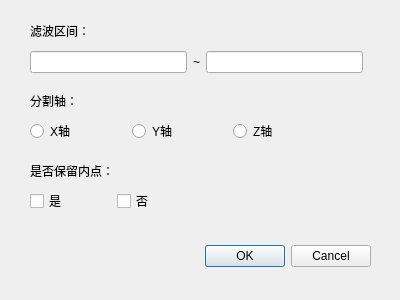
<?xml version="1.0" encoding="UTF-8"?>
<ui version="4.0">
 <class>Filter_pt</class>
 <widget class="QDialog" name="Filter_pt">
  <property name="geometry">
   <rect>
    <x>0</x>
    <y>0</y>
    <width>400</width>
    <height>300</height>
   </rect>
  </property>
  <property name="windowTitle">
   <string>直通滤波_参数</string>
  </property>
  <property name="windowIcon">
   <iconset resource="Icons.qrc">
    <normaloff>:/logo.ico</normaloff>:/logo.ico</iconset>
  </property>
  <widget class="QDialogButtonBox" name="buttonBox">
   <property name="geometry">
    <rect>
     <x>30</x>
     <y>240</y>
     <width>341</width>
     <height>32</height>
    </rect>
   </property>
   <property name="orientation">
    <enum>Qt::Horizontal</enum>
   </property>
   <property name="standardButtons">
    <set>QDialogButtonBox::Cancel|QDialogButtonBox::Ok</set>
   </property>
  </widget>
  <widget class="QLabel" name="label">
   <property name="geometry">
    <rect>
     <x>30</x>
     <y>20</y>
     <width>101</width>
     <height>21</height>
    </rect>
   </property>
   <property name="text">
    <string>滤波区间：</string>
   </property>
  </widget>
  <widget class="QLabel" name="label_2">
   <property name="geometry">
    <rect>
     <x>30</x>
     <y>90</y>
     <width>171</width>
     <height>21</height>
    </rect>
   </property>
   <property name="text">
    <string>分割轴：</string>
   </property>
  </widget>
  <widget class="QLabel" name="label_3">
   <property name="geometry">
    <rect>
     <x>30</x>
     <y>160</y>
     <width>121</width>
     <height>21</height>
    </rect>
   </property>
   <property name="text">
    <string>是否保留内点：</string>
   </property>
  </widget>
  <widget class="QWidget" name="layoutWidget">
   <property name="geometry">
    <rect>
     <x>30</x>
     <y>50</y>
     <width>333</width>
     <height>24</height>
    </rect>
   </property>
   <layout class="QHBoxLayout" name="horizontalLayout">
    <item>
     <widget class="QLineEdit" name="lineEdit"/>
    </item>
    <item>
     <widget class="QLabel" name="label_4">
      <property name="text">
       <string>~</string>
      </property>
     </widget>
    </item>
    <item>
     <widget class="QLineEdit" name="lineEdit_2"/>
    </item>
   </layout>
  </widget>
  <widget class="QWidget" name="layoutWidget">
   <property name="geometry">
    <rect>
     <x>30</x>
     <y>120</y>
     <width>299</width>
     <height>22</height>
    </rect>
   </property>
   <layout class="QHBoxLayout" name="horizontalLayout_2">
    <item>
     <widget class="QRadioButton" name="radioButton">
      <property name="text">
       <string>X轴</string>
      </property>
     </widget>
    </item>
    <item>
     <widget class="QRadioButton" name="radioButton_2">
      <property name="text">
       <string>Y轴</string>
      </property>
     </widget>
    </item>
    <item>
     <widget class="QRadioButton" name="radioButton_3">
      <property name="text">
       <string>Z轴</string>
      </property>
     </widget>
    </item>
   </layout>
  </widget>
  <widget class="QWidget" name="layoutWidget">
   <property name="geometry">
    <rect>
     <x>30</x>
     <y>190</y>
     <width>168</width>
     <height>22</height>
    </rect>
   </property>
   <layout class="QHBoxLayout" name="horizontalLayout_3">
    <item>
     <widget class="QCheckBox" name="checkBox">
      <property name="text">
       <string>是</string>
      </property>
     </widget>
    </item>
    <item>
     <widget class="QCheckBox" name="checkBox_2">
      <property name="text">
       <string>否</string>
      </property>
     </widget>
    </item>
   </layout>
  </widget>
 </widget>
 <resources>
  <include location="Icons.qrc"/>
 </resources>
 <connections>
  <connection>
   <sender>buttonBox</sender>
   <signal>accepted()</signal>
   <receiver>Filter_pt</receiver>
   <slot>accept()</slot>
   <hints>
    <hint type="sourcelabel">
     <x>248</x>
     <y>254</y>
    </hint>
    <hint type="destinationlabel">
     <x>157</x>
     <y>274</y>
    </hint>
   </hints>
  </connection>
  <connection>
   <sender>buttonBox</sender>
   <signal>rejected()</signal>
   <receiver>Filter_pt</receiver>
   <slot>reject()</slot>
   <hints>
    <hint type="sourcelabel">
     <x>316</x>
     <y>260</y>
    </hint>
    <hint type="destinationlabel">
     <x>286</x>
     <y>274</y>
    </hint>
   </hints>
  </connection>
 </connections>
</ui>
